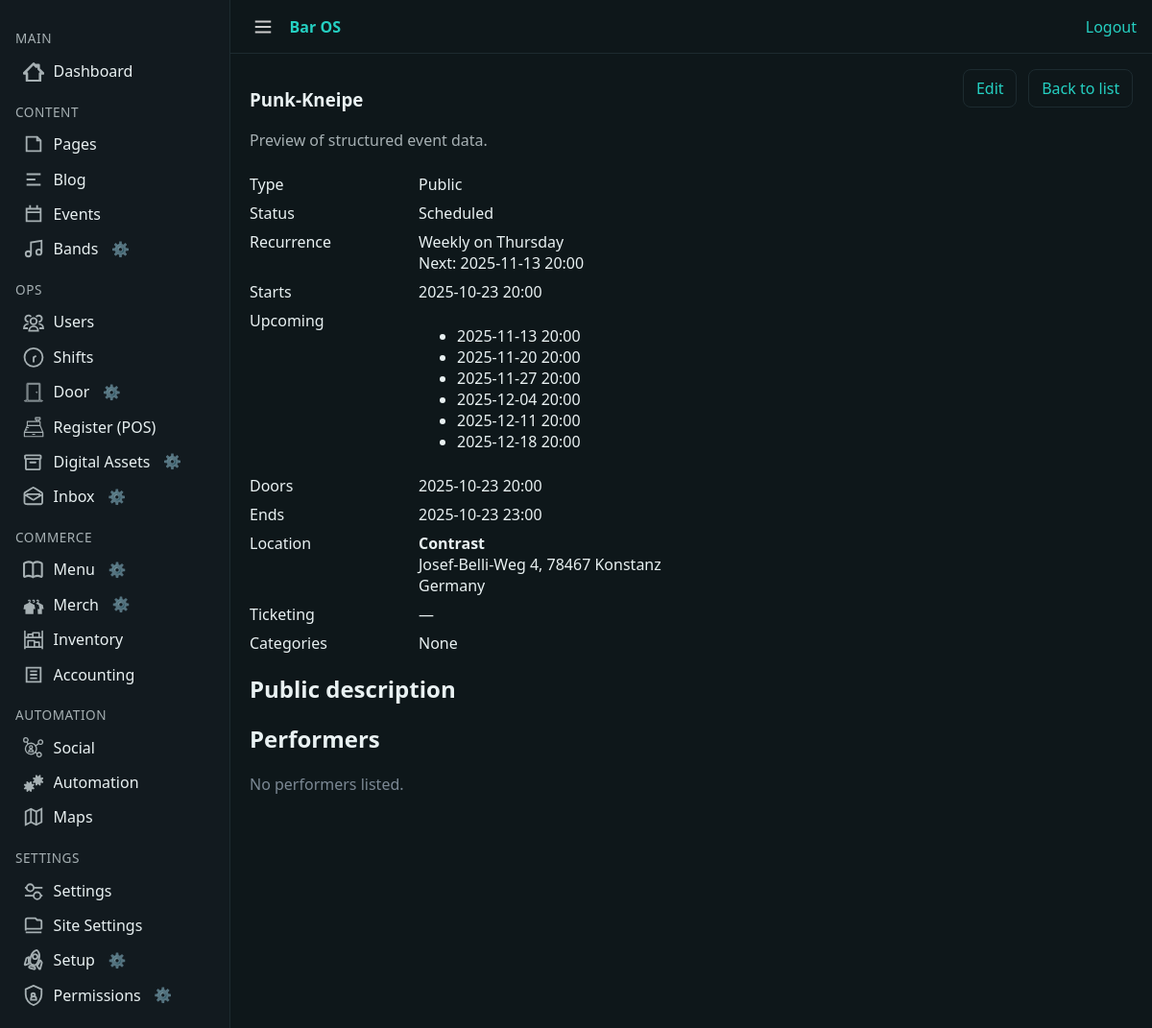
Before: /cms/events/punk-kneipe/ (signed in) with the older database file.
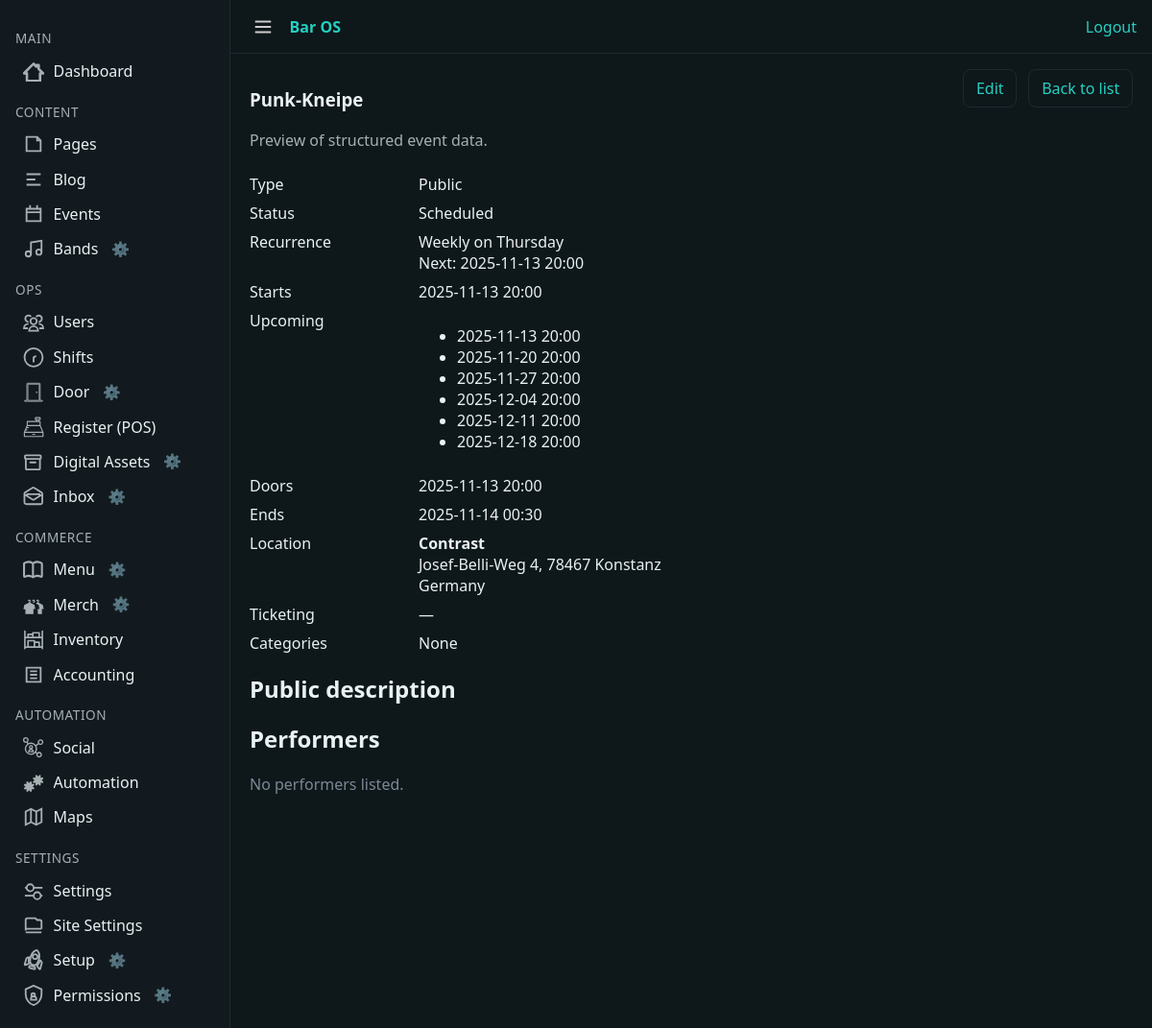
After: the same page with the newer database file.
### app/events/models.py (models this page shows, shortened)
class Event(models.Model):
    class EventType(models.TextChoices):
        PUBLIC = "public", "Public"
        INTERNAL = "internal", "Internal"
    class Status(models.TextChoices):
        DRAFT = "draft", "Draft"
        SCHEDULED = "scheduled", "Scheduled"
        PUBLISHED = "published", "Published"
        ARCHIVED = "archived", "Archived"
        CANCELLED = "cancelled", "Cancelled"
    class RecurrenceFrequency(models.TextChoices):
        NONE = "none", "Does not repeat"
        WEEKLY = "weekly", "Weekly"
        BIWEEKLY = "biweekly", "Every other week"
        MONTHLY_DATE = "monthly_date", "Monthly (specific date)"
        MONTHLY_WEEKDAY = "monthly_weekday", "Monthly (weekday, e.g. 1st Thursday)"
    class Weekday(models.IntegerChoices):
        MONDAY = 0, "Monday"
        TUESDAY = 1, "Tuesday"
        WEDNESDAY = 2, "Wednesday"
        THURSDAY = 3, "Thursday"
        FRIDAY = 4, "Friday"
        SATURDAY = 5, "Saturday"
        SUNDAY = 6, "Sunday"
    class WeekOfMonth(models.IntegerChoices):
        FIRST = 1, "First"
        SECOND = 2, "Second"
        THIRD = 3, "Third"
        FOURTH = 4, "Fourth"
        FIFTH = 5, "Fifth"
    title = models.CharField(max_length=200)
    slug = models.SlugField(max_length=220, unique=True, blank=True)
    status = models.CharField(
        max_length=12, choices=Status.choices, default=Status.DRAFT
    )
    event_type = models.CharField(
        max_length=20, choices=EventType.choices, default=EventType.PUBLIC
    )
    hero_image = models.ImageField(
        upload_to="events/hero/", blank=True, null=True
    )
    teaser = models.CharField(
        max_length=280,
        blank=True,
        help_text="Short summary for cards, social previews, SEO descriptions.",
    )
    description_public = models.TextField(
        blank=True, help_text="Markdown or HTML rendered on the public site."
    )
    description_internal = models.TextField(
        blank=True,
        help_text="Staff-only notes (door team briefings, settlement notes, etc.)",
    )
    categories = models.ManyToManyField(
        EventCategory,
        blank=True,
        related_name="events",
        help_text="Pick all that apply (used for filtering and SEO markup).",
    )
    doors_at = models.DateTimeField(blank=True, null=True)
    starts_at = models.DateTimeField(blank=True, null=True)
    ends_at = models.DateTimeField(blank=True, null=True)
    curfew_at = models.DateTimeField(blank=True, null=True)
    recurrence_frequency = models.CharField(
        max_length=32,
        choices=RecurrenceFrequency.choices,
        default=RecurrenceFrequency.NONE,
    )
    recurrence_weekday = models.PositiveSmallIntegerField(
        choices=Weekday.choices,
        blank=True,
        null=True,
        help_text="Weekday used for recurring patterns.",
    )
    recurrence_week_of_month = models.PositiveSmallIntegerField(
        choices=WeekOfMonth.choices,
        blank=True,
        null=True,
        help_text="Which week (1st, 2nd, etc.) of the month for weekday-based recurrences.",
    )
    recurrence_day_of_month = models.PositiveSmallIntegerField(
        blank=True,
        null=True,
        help_text="Specific day of the month (1-31) for date-based recurrences.",
    )
    recurrence_next_start_at = models.DateTimeField(
        blank=True,
        null=True,
        help_text="Optional next scheduled start when managing recurring series.",
    )
    ticket_url = models.URLField(blank=True)
    ticket_price_from = models.DecimalField(
        max_digits=7, decimal_places=2, blank=True, null=True
    )
    ticket_price_to = models.DecimalField(
        max_digits=7, decimal_places=2, blank=True, null=True
    )
    is_free = models.BooleanField(default=False)
    requires_shifts = models.BooleanField(
        default=False,
        help_text="If checked, event will appear in the shift planner.",
    )
    standard_shifts = models.ManyToManyField(
        "shifts.ShiftTemplate",
        blank=True,
        related_name="events",
        help_text="Select standard shifts (door, bar, etc.) to generate for this event.",
    )
    venue_name = models.CharField(max_length=200, blank=True)
    venue_address = models.CharField(max_length=255, blank=True)
    venue_postal_code = models.CharField(max_length=32, blank=True)
    venue_city = models.CharField(max_length=120, blank=True)
    venue_country = models.CharField(max_length=120, blank=True)
    seo_title = models.CharField(max_length=70, blank=True)
    seo_description = models.CharField(max_length=160, blank=True)
    visibility_key = models.CharField(
        max_length=120,
        blank=True,
        help_text="Visibility rule key (managed via the setup visibility cogs).",
    )
    featured = models.BooleanField(default=False)
    published_at = models.DateTimeField(blank=True, null=True)
    archived_at = models.DateTimeField(blank=True, null=True)
    created_by = models.ForeignKey(
        settings.AUTH_USER_MODEL,
        on_delete=models.SET_NULL,
        related_name="events_created",
        blank=True,
        null=True,
    )
    updated_by = models.ForeignKey(
        settings.AUTH_USER_MODEL,
        on_delete=models.SET_NULL,
        related_name="events_updated",
        blank=True,
        null=True,
    )
    created_at = models.DateTimeField(auto_now_add=True)
    updated_at = models.DateTimeField(auto_now=True)
    class Meta:
        ordering = ["-starts_at", "title"]
    @property
    def is_recurring(self) -> bool:
        return self.recurrence_frequency != self.RecurrenceFrequency.NONE
    def get_recurrence_weekday_display(self) -> str:
        if self.recurrence_weekday is None:
            return ""
        try:
            return self.Weekday(self.recurrence_weekday).label
        except ValueError:  # pragma: no cover - defensive fallback
            return ""
    @property
    def recurrence_description(self) -> str:
        freq = self.recurrence_frequency
        if freq == self.RecurrenceFrequency.NONE:
            return "Does not repeat"
        weekday = self.get_recurrence_weekday_display()
        if freq == self.RecurrenceFrequency.WEEKLY:
            return f"Weekly on {weekday}" if weekday else "Weekly"

### app/events/views.py (the view)
# urls.py: path("<slug:slug>/", views.detail, name="detail"),
@login_required
def detail(request: HttpRequest, slug: str) -> HttpResponse:
    event = get_object_or_404(Event.objects.prefetch_related("performers", "categories"), slug=slug)
    occurrences = build_occurrence_series(event, max_occurrences=6, include_past=True)
    return render(request, "events/detail.html", {"event": event, "occurrences": occurrences})

### app/comms/services/audience.py (called while the page is built)
def user_membership_ids(user):
    badge_ids = set()
    try:
        profile = user.profile
        badge_ids = set(profile.badges.values_list("id", flat=True))
    except Exception:
        pass
    group_ids = set(user.groups.values_list("id", flat=True))
    return badge_ids, group_ids

def visible_threads_qs(user, base_qs=None):
    if base_qs is None:
        base_qs = MessageThread.objects.all()
    badge_ids, group_ids = user_membership_ids(user)
    cond = Q(audiences__user=user)
    if badge_ids:
        cond |= Q(audiences__badge_id__in=badge_ids)
    if group_ids:
        cond |= Q(audiences__group_id__in=group_ids)
    qs = base_qs.filter(cond).distinct()
    return qs

### app/core/context_processors.py (called while the page is built)
def sitecfg(request):
    return {"sitecfg": get_config()}

### app/core/encryption.py (called while the page is built)
    def from_db_value(self, value, expression, connection):  # noqa: D401
        if value in self.empty_values:
            return value
        try:
            return super().from_db_value(value, expression, connection)
        except Exception:  # pragma: no cover - best-effort guard
            return value

### app/setup/models.py (called while the page is built)
    @classmethod
    def get_solo(cls):
        obj, _ = cls.objects.get_or_create(id=1)
        return obj

### app/templates/events/detail.html (shortened to what this page needs)
{% extends "cms/base_cms.html" %}
{% load static %}
{% block extra_head %}
  <link rel="stylesheet" href="{% static 'events/events.css' %}">
{% endblock %}
{% block content %}
<section class="module-header">
  <div>
    <h1>{{ event.title }}</h1>
    <p class="sub">Preview of structured event data.</p>
  </div>
  <div class="actions">
    <a class="btn btn-outline" href="{% url 'events:edit' event.slug %}">Edit</a>
    <a class="btn btn-outline" href="{% url 'events:index' %}">Back to list</a>
  </div>
</section>
<article class="event-preview">
  <dl class="kv">
    <dt>Type</dt><dd>{{ event.get_event_type_display }}</dd>
    <dt>Status</dt><dd>{{ event.get_status_display }}</dd>
    <dt>Recurrence</dt>
    <dd>
      {% if event.is_recurring %}
        {{ event.recurrence_description }}
        {% if event.recurrence_next_start_at %}
          <div class="quiet">Next: {{ event.recurrence_next_start_at|date:"Y-m-d H:i" }}</div>
        {% endif %}
      {% elif event.recurrence_next_start_at %}
        Next scheduled: {{ event.recurrence_next_start_at|date:"Y-m-d H:i" }}
      {% else %}
        Does not repeat
      {% endif %}
    </dd>
    <dt>Starts</dt>
    <dd>
      {% if event.starts_at %}
        {{ event.starts_at|date:"Y-m-d H:i" }}
      {% elif event.recurrence_next_start_at %}
        {{ event.recurrence_next_start_at|date:"Y-m-d H:i" }}
      {% else %}
        &mdash;
      {% endif %}
    </dd>
    <dt>Upcoming</dt>
    <dd>
      {% if occurrences %}
        <ul class="mini-list">
          {% for occ in occurrences|slice:":6" %}
            <li>{{ occ.start|date:"Y-m-d H:i" }}</li>
          {% endfor %}
        </ul>
      {% else %}
        <span class="quiet">No scheduled dates</span>
      {% endif %}
    </dd>
    <dt>Doors</dt><dd>{% if event.doors_at %}{{ event.doors_at|date:"Y-m-d H:i" }}{% else %}&mdash;{% endif %}</dd>
    <dt>Ends</dt><dd>{% if event.ends_at %}{{ event.ends_at|date:"Y-m-d H:i" }}{% else %}&mdash;{% endif %}</dd>
    <dt>Location</dt>
    <dd>
      {% if event.venue_name %}<strong>{{ event.venue_name }}</strong>{% endif %}
      {% if event.venue_address %}
        <div>{{ event.venue_address }}{% if event.venue_postal_code %}, {{ event.venue_postal_code }}{% endif %}{% if event.venue_city %} {{ event.venue_city }}{% endif %}</div>
      {% endif %}
      {% if event.venue_country %}<div>{{ event.venue_country }}</div>{% endif %}
    </dd>
    <dt>Ticketing</dt>
    <dd>
      {% if event.is_free %}
        Free entry
      {% else %}
        {% if event.ticket_price_from %}
          {{ event.ticket_price_from }}{% if event.ticket_price_to %}-{{ event.ticket_price_to }}{% endif %}
        {% else %}
          &mdash;
        {% endif %}
      {% endif %}
    </dd>
    <dt>Categories</dt>
    <dd>
      {% for cat in event.categories.all %}
        <span class="pill">{{ cat.name }}</span>
      {% empty %}
        <span class="quiet">None</span>
      {% endfor %}
    </dd>
  </dl>
  <section>
    <h2>Public description</h2>
  </section>
  <section>
    <h2>Performers</h2>
    <ul class="performer-list">
      {% for slot in event.performers.all %}
        <li>
          <strong>{{ slot.display_name }}</strong>
          {% if slot.slot_starts_at %}
            <span> &middot; {{ slot.slot_starts_at|date:"H:i" }}{% if slot.slot_ends_at %}-{{ slot.slot_ends_at|date:"H:i" }}{% endif %}</span>
          {% endif %}
          {% if slot.performer_type %}<span class="quiet">({{ slot.performer_type }})</span>{% endif %}
        </li>
      {% empty %}
        <li class="quiet">No performers listed.</li>
      {% endfor %}
    </ul>
  </section>
</article>
{% endblock %}

Changed rows visible on the page:
changed Event "Punk-Kneipe": starts_at "2025-10-23 20:00" → "2025-11-13 20:00"; doors_at "2025-10-23 20:00" → "2025-11-13 20:00"; ends_at "2025-10-23 23:00" → "2025-11-14 00:30"
